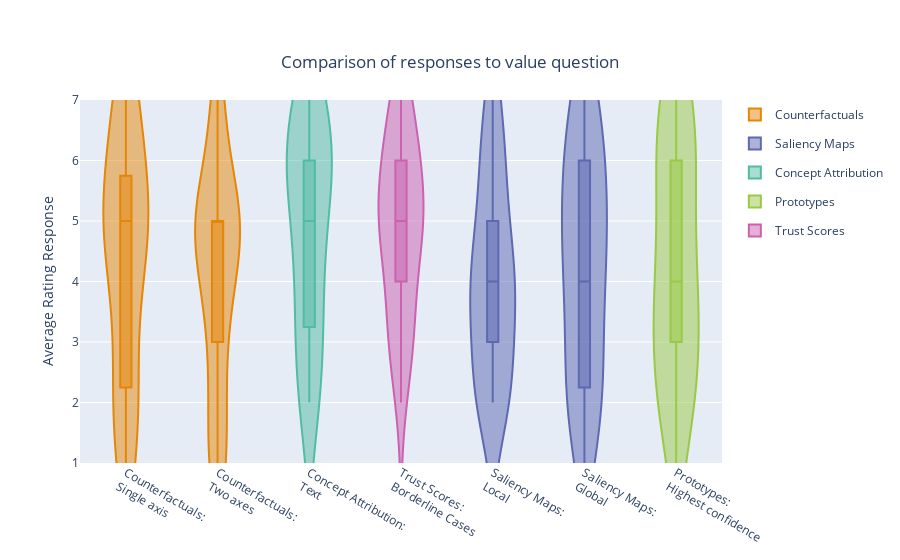

Source (notebook cell):
### Code cell
import plotly.express as px

from typing import Callable, Optional

dfFilter = Optional[Callable[[pd.DataFrame], pd.DataFrame]]

def boxPlotDF(
    df: pd.DataFrame,
    title: str,
    palette: list,
    filter_neg: dfFilter = None,
    filter_pos: dfFilter = None,
    save_fig: bool = False,
    save_dir: str = "images",
    web_display: bool = False,
    **kwargs
):
    explanation_classes = [
        "Counterfactuals",
        "Saliency Maps",
        "Concept Attribution",
        "Prototypes",
        "Trust Scores",
    ]

    color_dict = {
        explanation_class: palette[idx]
        for idx, explanation_class in enumerate(explanation_classes)
    }

    columns = (column for column in df if column in instance_identifiers)

    results_only_df = df[[column for column in columns]]
    sorted_index = results_only_df.median().sort_values(ascending=False).index
    results_only_df = df[sorted_index]

    fig = go.Figure()  # type: ignore
    for column in results_only_df:
        split_column = column.split(": ")
        explanation_class = split_column[0]
        column_name = f"{explanation_class}:<br>{split_column[1]}"
        fig.add_trace(
            go.Violin(
                y=df[column][filter_neg(df)] if filter_neg else df[column],
                name=column_name,
                box_visible=True,
                marker_color=color_dict[explanation_class],
                legendgroup=explanation_class,
                showlegend=False,
                side="negative" if filter_pos else "both",
            )  # type: ignore
        )
        if filter_pos:
            fig.add_trace(
            go.Violin(
                y=df[column][filter_pos(df)],
                name=column_name,
                box_visible=True,
                marker_color=color_dict[explanation_class],
                legendgroup=explanation_class,
                showlegend=False,
                side="positive",
            )  # type: ignore
        )

    if kwargs:
        fig.update_traces(**kwargs)

    # Legend
    for explanation_class in explanation_classes:
        fig.add_trace(
            go.Violin(
                y=[None],
                name=explanation_class,
                marker_color=color_dict[explanation_class],
                legendgroup=explanation_class,
                showlegend=True,
            )  # type: ignore
        )

    fig.update_layout(
        title=dict(
            text=title,
            x=0.5,
            y=0.9),
        yaxis=dict(dtick=1),
        yaxis_range=[1, 7],
        yaxis_title="Average Rating Response",
        showlegend=True,
    )

    im = plotly_figure_to_image(fig, width=1400, height=400)
    
    if web_display: 
        fig.show()
    else:  
        display(im)

    if save_fig:
        save_image(im, title, save_dir)


aggregated_df = pd.DataFrame()
for name, df in result_dataframes.items():
    aggregated_df[name] = df.mean(axis=1)

full_df = user_df.join(aggregated_df)

boxPlotDF(
    full_df, "Comparison of Average Rating Response", 
    plotly.colors.qualitative.Vivid, # type: ignore
    save_fig=True, 
    save_dir=figure_save_dir,
    scalemode='count'
    )  

aggregated_df = pd.DataFrame()
for name, df in result_dataframes.items():
    aggregated_df[name] = df['Value']

full_df = user_df.join(aggregated_df)

boxPlotDF(
    full_df, "Comparison of responses to value question", 
    plotly.colors.qualitative.Vivid, # type: ignore
    web_display=True
    )

### Figure 1 — Plotly figure (JSON) as saved in the notebook; plotly's stock layout.template omitted (floating-point values rounded to 4 significant figures)
{"data": [{"box": {"visible": true}, "legendgroup": "Counterfactuals", "marker": {"color": "rgb(229, 134, 6)"}, "name": "Counterfactuals:<br>Single axis", "showlegend": false, "side": "both", "type": "violin", "y": [6, 7, 5, 5, 1, 7, 2, 5, 5, 5, 5, 2, 3, 1, 4, 6, 7, 4, 2, 7, 5, 2, 5]}, {"box": {"visible": true}, "legendgroup": "Counterfactuals", "marker": {"color": "rgb(229, 134, 6)"}, "name": "Counterfactuals:<br>Two axes", "showlegend": false, "side": "both", "type": "violin", "y": [5, 6, 5, 7, 2, 6, 1, 4, 4, 5, 5, 3, 3, 1, 5, 4, 5, 4, 2, 7, 5, 1, 5]}, {"box": {"visible": true}, "legendgroup": "Concept Attribution", "marker": {"color": "rgb(82, 188, 163)"}, "name": "Concept Attribution:<br>Text", "showlegend": false, "side": "both", "type": "violin", "y": [6, 7, 6, 7, 2, 4, 4, 3, 3, 5, 4, 5, 3, 5, 6, 6, 2, 6, 2, 7, 6, 7, 6]}, {"box": {"visible": true}, "legendgroup": "Trust Scores", "marker": {"color": "rgb(204, 97, 176)"}, "name": "Trust Scores:<br>Borderline Cases", "showlegend": false, "side": "both", "type": "violin", "y": [6, 3, 6, 6, 5, 5, 5, 2, 6, 4, 4, 5, 3, 5, 7, 5, 7, 6, 3, 7, 3, 5, 4]}, {"box": {"visible": true}, "legendgroup": "Saliency Maps", "marker": {"color": "rgb(93, 105, 177)"}, "name": "Saliency Maps:<br>Local", "showlegend": false, "side": "both", "type": "violin", "y": [5, 4, 4, 6, 3, 5, 6, 2, 4, 7, 2, 2, 4, 2, 7, 3, 3, 6, 2, 4, 4, 3, 5]}, {"box": {"visible": true}, "legendgroup": "Saliency Maps", "marker": {"color": "rgb(93, 105, 177)"}, "name": "Saliency Maps:<br>Global", "showlegend": false, "side": "both", "type": "violin", "y": [6, 7, 5, 6, 4, 6, 5, 1, 2, 5, 4, 3, 4, 2, 7, 2, 6, 7, 2, 4, 2, 3, 5]}, {"box": {"visible": true}, "legendgroup": "Prototypes", "marker": {"color": "rgb(153, 201, 69)"}, "name": "Prototypes:<br>Highest confidence", "showlegend": false, "side": "both", "type": "violin", "y": [6, 7, 7, 7, 2, 7, 4, 3, 5, 5, 2, 2, 3, 1, 6, 6, 3, 6, 2, 4, 3, 4, 4]}, {"legendgroup": "Counterfactuals", "marker": {"color": "rgb(229, 134, 6)"}, "name": "Counterfactuals", "showlegend": true, "type": "violin", "y": [null]}, {"legendgroup": "Saliency Maps", "marker": {"color": "rgb(93, 105, 177)"}, "name": "Saliency Maps", "showlegend": true, "type": "violin", "y": [null]}, {"legendgroup": "Concept Attribution", "marker": {"color": "rgb(82, 188, 163)"}, "name": "Concept Attribution", "showlegend": true, "type": "violin", "y": [null]}, {"legendgroup": "Prototypes", "marker": {"color": "rgb(153, 201, 69)"}, "name": "Prototypes", "showlegend": true, "type": "violin", "y": [null]}, {"legendgroup": "Trust Scores", "marker": {"color": "rgb(204, 97, 176)"}, "name": "Trust Scores", "showlegend": true, "type": "violin", "y": [null]}], "layout": {"showlegend": true, "title": {"text": "Comparison of responses to value question", "x": 0.5, "y": 0.9}, "yaxis": {"dtick": 1, "range": [1, 7], "title": {"text": "Average Rating Response"}}}}
